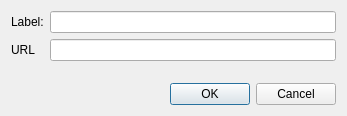
<?xml version="1.0" encoding="UTF-8"?>
<ui version="4.0">
 <class>Dialog</class>
 <widget class="QDialog" name="Dialog">
  <property name="geometry">
   <rect>
    <x>0</x>
    <y>0</y>
    <width>347</width>
    <height>116</height>
   </rect>
  </property>
  <property name="windowTitle">
   <string>Add source</string>
  </property>
  <layout class="QVBoxLayout" name="verticalLayout">
   <item>
    <layout class="QFormLayout" name="formLayout">
     <item row="0" column="0">
      <widget class="QLabel" name="label">
       <property name="text">
        <string>Label:</string>
       </property>
      </widget>
     </item>
     <item row="0" column="1">
      <widget class="QLineEdit" name="edit_label">
       <property name="toolTip">
        <string>Give a meaningfull name to this source so that you can recognize it.</string>
       </property>
      </widget>
     </item>
     <item row="1" column="0">
      <widget class="QLabel" name="label_2">
       <property name="text">
        <string>URL</string>
       </property>
      </widget>
     </item>
     <item row="1" column="1">
      <widget class="QLineEdit" name="edit_url">
       <property name="toolTip">
        <string>&lt;html&gt;&lt;head/&gt;&lt;body&gt;&lt;p&gt;URL of the template repository. &lt;/p&gt;&lt;p&gt;&lt;br/&gt;&lt;/p&gt;&lt;p&gt;Boss supports both local and remote (git) template repositories.&lt;/p&gt;&lt;/body&gt;&lt;/html&gt;</string>
       </property>
      </widget>
     </item>
    </layout>
   </item>
   <item>
    <widget class="QDialogButtonBox" name="buttonBox">
     <property name="orientation">
      <enum>Qt::Horizontal</enum>
     </property>
     <property name="standardButtons">
      <set>QDialogButtonBox::Cancel|QDialogButtonBox::Ok</set>
     </property>
    </widget>
   </item>
  </layout>
 </widget>
 <resources/>
 <connections>
  <connection>
   <sender>buttonBox</sender>
   <signal>accepted()</signal>
   <receiver>Dialog</receiver>
   <slot>accept()</slot>
   <hints>
    <hint type="sourcelabel">
     <x>248</x>
     <y>254</y>
    </hint>
    <hint type="destinationlabel">
     <x>157</x>
     <y>274</y>
    </hint>
   </hints>
  </connection>
  <connection>
   <sender>buttonBox</sender>
   <signal>rejected()</signal>
   <receiver>Dialog</receiver>
   <slot>reject()</slot>
   <hints>
    <hint type="sourcelabel">
     <x>316</x>
     <y>260</y>
    </hint>
    <hint type="destinationlabel">
     <x>286</x>
     <y>274</y>
    </hint>
   </hints>
  </connection>
 </connections>
</ui>
